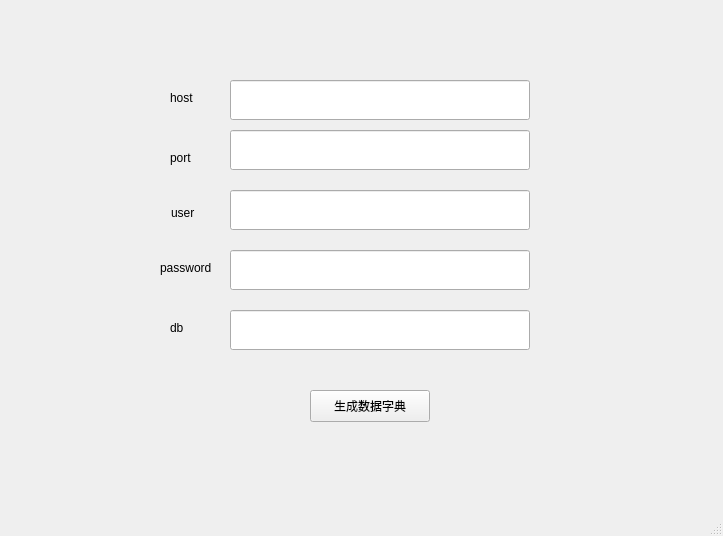
<?xml version="1.0" encoding="UTF-8"?>
<ui version="4.0">
 <class>MainWindow</class>
 <widget class="QMainWindow" name="MainWindow">
  <property name="geometry">
   <rect>
    <x>0</x>
    <y>0</y>
    <width>723</width>
    <height>536</height>
   </rect>
  </property>
  <property name="windowTitle">
   <string>MainWindow</string>
  </property>
  <widget class="QWidget" name="centralwidget">
   <widget class="QLineEdit" name="le_port">
    <property name="enabled">
     <bool>true</bool>
    </property>
    <property name="geometry">
     <rect>
      <x>230</x>
      <y>130</y>
      <width>300</width>
      <height>40</height>
     </rect>
    </property>
    <property name="sizePolicy">
     <sizepolicy hsizetype="Expanding" vsizetype="Fixed">
      <horstretch>0</horstretch>
      <verstretch>0</verstretch>
     </sizepolicy>
    </property>
   </widget>
   <widget class="QLineEdit" name="le_user">
    <property name="enabled">
     <bool>true</bool>
    </property>
    <property name="geometry">
     <rect>
      <x>230</x>
      <y>190</y>
      <width>300</width>
      <height>40</height>
     </rect>
    </property>
    <property name="sizePolicy">
     <sizepolicy hsizetype="Expanding" vsizetype="Fixed">
      <horstretch>0</horstretch>
      <verstretch>0</verstretch>
     </sizepolicy>
    </property>
   </widget>
   <widget class="QLineEdit" name="le_passwd">
    <property name="enabled">
     <bool>true</bool>
    </property>
    <property name="geometry">
     <rect>
      <x>230</x>
      <y>250</y>
      <width>300</width>
      <height>40</height>
     </rect>
    </property>
    <property name="sizePolicy">
     <sizepolicy hsizetype="Expanding" vsizetype="Fixed">
      <horstretch>0</horstretch>
      <verstretch>0</verstretch>
     </sizepolicy>
    </property>
   </widget>
   <widget class="QLineEdit" name="le_db">
    <property name="enabled">
     <bool>true</bool>
    </property>
    <property name="geometry">
     <rect>
      <x>230</x>
      <y>310</y>
      <width>300</width>
      <height>40</height>
     </rect>
    </property>
    <property name="sizePolicy">
     <sizepolicy hsizetype="Expanding" vsizetype="Fixed">
      <horstretch>0</horstretch>
      <verstretch>0</verstretch>
     </sizepolicy>
    </property>
   </widget>
   <widget class="QLabel" name="label_5">
    <property name="geometry">
     <rect>
      <x>170</x>
      <y>320</y>
      <width>16</width>
      <height>16</height>
     </rect>
    </property>
    <property name="text">
     <string>db</string>
    </property>
   </widget>
   <widget class="QLabel" name="label_2">
    <property name="geometry">
     <rect>
      <x>170</x>
      <y>150</y>
      <width>25</width>
      <height>16</height>
     </rect>
    </property>
    <property name="text">
     <string>port</string>
    </property>
   </widget>
   <widget class="QLabel" name="label_4">
    <property name="geometry">
     <rect>
      <x>160</x>
      <y>260</y>
      <width>59</width>
      <height>16</height>
     </rect>
    </property>
    <property name="text">
     <string>password</string>
    </property>
   </widget>
   <widget class="QLabel" name="label_3">
    <property name="geometry">
     <rect>
      <x>171</x>
      <y>205</y>
      <width>27</width>
      <height>16</height>
     </rect>
    </property>
    <property name="text">
     <string>user</string>
    </property>
   </widget>
   <widget class="QPushButton" name="pushButton">
    <property name="geometry">
     <rect>
      <x>310</x>
      <y>390</y>
      <width>120</width>
      <height>32</height>
     </rect>
    </property>
    <property name="sizePolicy">
     <sizepolicy hsizetype="Fixed" vsizetype="Fixed">
      <horstretch>0</horstretch>
      <verstretch>0</verstretch>
     </sizepolicy>
    </property>
    <property name="text">
     <string>生成数据字典</string>
    </property>
   </widget>
   <widget class="QLineEdit" name="le_host">
    <property name="enabled">
     <bool>true</bool>
    </property>
    <property name="geometry">
     <rect>
      <x>230</x>
      <y>80</y>
      <width>300</width>
      <height>40</height>
     </rect>
    </property>
    <property name="sizePolicy">
     <sizepolicy hsizetype="Expanding" vsizetype="Fixed">
      <horstretch>0</horstretch>
      <verstretch>0</verstretch>
     </sizepolicy>
    </property>
   </widget>
   <widget class="QLabel" name="label">
    <property name="geometry">
     <rect>
      <x>170</x>
      <y>90</y>
      <width>27</width>
      <height>16</height>
     </rect>
    </property>
    <property name="text">
     <string>host</string>
    </property>
   </widget>
  </widget>
  <widget class="QStatusBar" name="statusbar"/>
  <action name="action88">
   <property name="text">
    <string>88</string>
   </property>
  </action>
  <action name="actionbuild_dict">
   <property name="text">
    <string>build_dict</string>
   </property>
  </action>
 </widget>
 <resources/>
 <connections/>
</ui>
